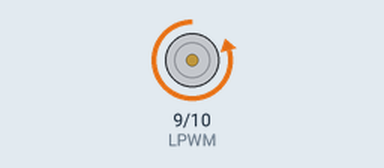
Recording of a sketch running on a simulated Arduino Uno, built with avr-gcc and run on an emulated ATmega328P. On the bench: motor-driver pin pairs drawn as motors (green arrow = first pin HIGH = forward, orange = second pin HIGH = backward, longer = more drive).

Above: at 0.1 s.
At 2.6 s:
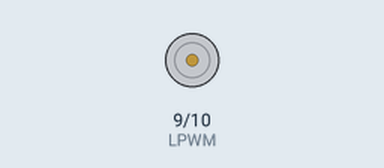
At 7.6 s:
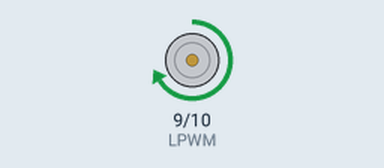
Timing chart, 0 to 10.0 s (numbered marks = the images above):
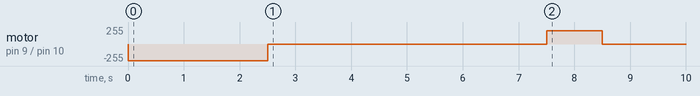

Measured:
- by itself, motor on pin 9 (LPWM) / pin 10 (RPWM): stopped → backward 250/255 at 0.00 s, → stopped 2.5 s later, → forward 200/255 5.0 s later, → stopped 1.0 s later

The sketch:

voltage_motor_speed_relationship.ino
```cpp
//This code needs to be run if the voltage-motor speed relationship needs to be different because of the configuration used.
int RPWM = 10;  //Makes the actuator going down
int LPWM = 9;  //Makes the actuator going up
bool A; // whether or not motor is homed and ready
void setup() {

  pinMode(9, OUTPUT);
  pinMode(10, OUTPUT);


  //makes the actuator going to the fully retracted position for going up measurements. For going down measurements swap RPWM and LPWM.
  analogWrite(RPWM, 250);
  analogWrite(LPWM, 0);
  delay(2500);


  //Waits 5 seconds after mooving the actuator to the home position (full retracted for going up tests or fully extended for going down tests)
  analogWrite(RPWM, 0);
  analogWrite(LPWM, 0);
  delay(5000);
  A = true;
}


void loop() {
  if (A == true)
  {
      //makes the actutor mooving with V=250 for 1s
      //swap LPWM and RPWM for going down measurements
      analogWrite(LPWM, 200);
      delay(1000);
      analogWrite(LPWM, 0);

      //Waits 5 seconds after mooving the actuator to the home position (full retracted for going up tests or fully extended for going down tests)
      analogWrite(RPWM, 0);
      analogWrite(LPWM, 0);
      delay(5000);

      //makes the actuator going to the fully retracted position for going up measurements. For going down measurements swap RPWM and LPWM.
      //analogWrite(RPWM, 250);
      //analogWrite(LPWM, 0);
      //delay(2500);

  }

  A = false;
}
```
